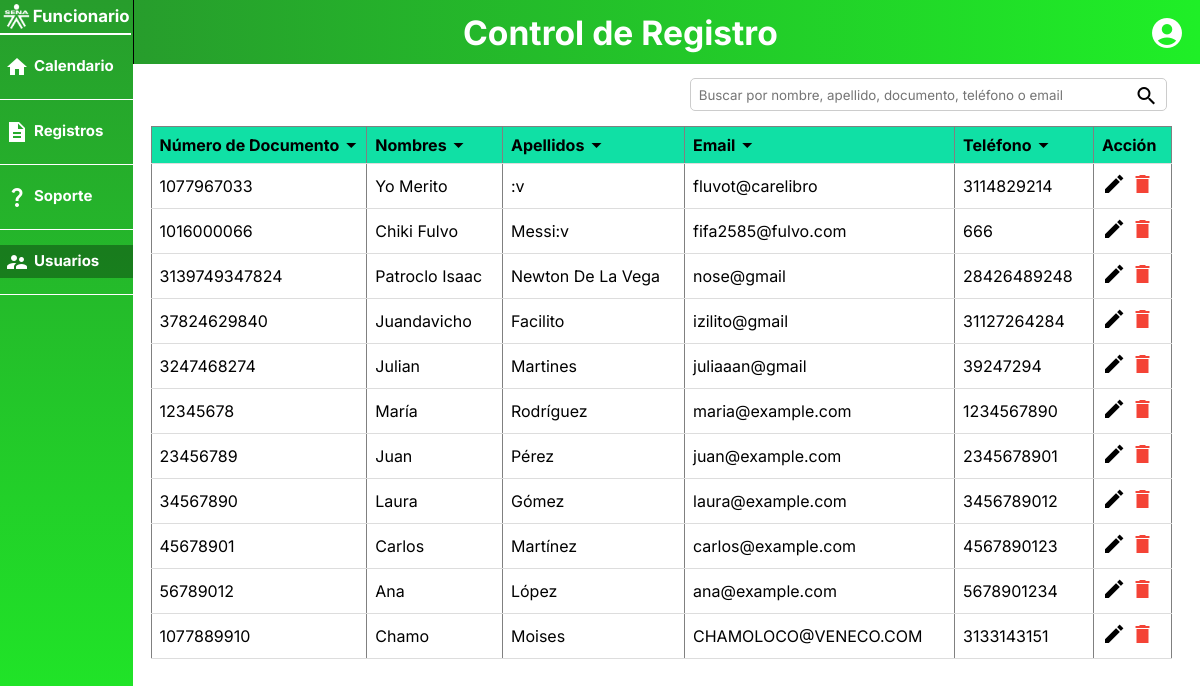
The page /views/funcionario/UsuariosData.php (signed in) on the database as committed earlier.
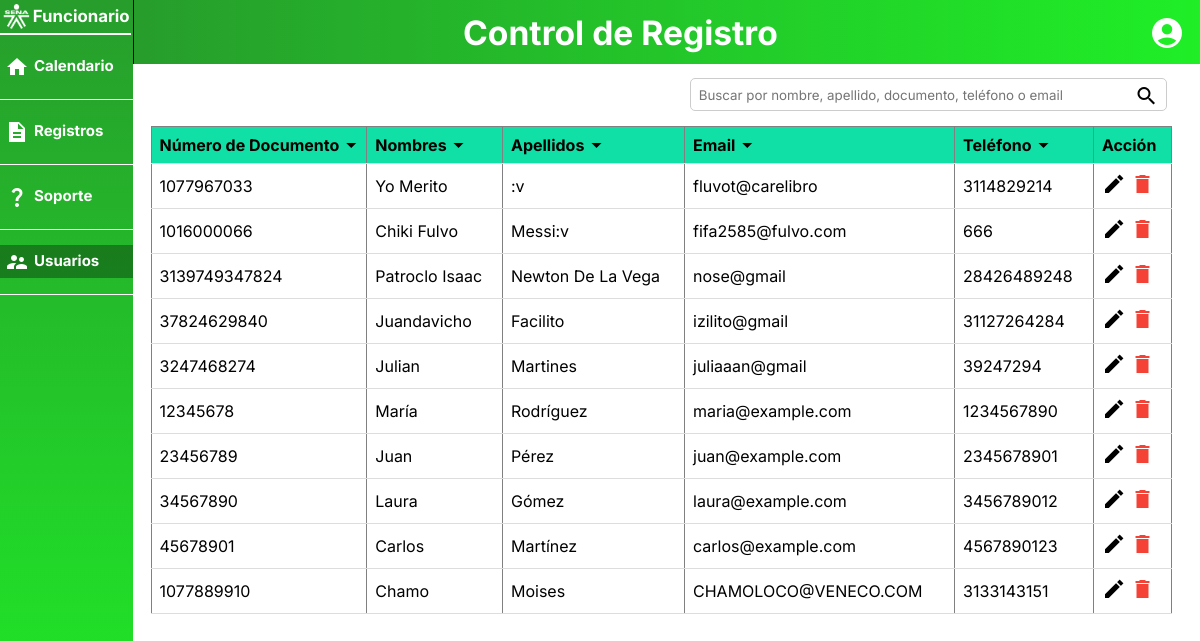
The same page on the database as committed later.
### tables this page shows
CREATE TABLE `usuarios` (
  `id` int(11) NOT NULL,
  `nombres` varchar(50) NOT NULL,
  `apellidos` varchar(50) NOT NULL,
  `tipo_documento` enum('TI','CC','PP') NOT NULL,
  `numero_documento` varchar(20) NOT NULL,
  `telefono` bigint(20) DEFAULT NULL,
  `email` varchar(50) DEFAULT NULL,
  `contrasena` varchar(50) NOT NULL,
  `huella` varbinary(50) DEFAULT NULL,
  `codigo` int(50) DEFAULT NULL,
  `eps` varchar(50) DEFAULT NULL,
  `rh` enum('A+','A-','B+','B-','AB+','AB-','O+','O-') DEFAULT NULL,
  `contacto_emergencia` int(20) DEFAULT NULL,
  `enfermedades` varchar(100) DEFAULT NULL,
  `alergias` varchar(100) DEFAULT NULL
);

### models/Usuarios.php (called while the page is built, shortened)
<?php
class Usuarios
{
    private $conectarse;
    public function __construct(){
        $this->conectarse = new ConectorBD();
    }
    public function search($searchTerm)
    {
        $conexion = $this->conectarse->conexion;
        $cadenaSql = "SELECT *
                   FROM usuarios
                      WHERE numero_documento LIKE ?
                      OR nombres LIKE ?
                      OR apellidos LIKE ?
                      OR telefono LIKE ?
                      OR email LIKE ?";
        $stmt = $conexion->prepare($cadenaSql);
        $searchTerm = "%$searchTerm%";
        $stmt->bind_param('sssss', $searchTerm, $searchTerm, $searchTerm, $searchTerm, $searchTerm);
        $stmt->execute();
        return $stmt->get_result()->fetch_all(MYSQLI_ASSOC);
    }
}

### controllers/usuariosController.php (called while the page is built, shortened)
<?php
require_once __DIR__ . '/../models/Usuarios.php';
class UsuarioController {
    private $usuarioModel;
    public function __construct() {
        $this->usuarioModel = new Usuarios();
    }
public function filtrarUsuarios($searchTerm)
{
    return $this->usuarioModel->search($searchTerm);
}
}

### views/funcionario/UsuariosData.php (the view, shortened to what the changed rows need)
<?php
require_once './controllers/usuariosController.php';
require_once './models/Usuarios.php';
$usuarioController = new UsuarioController();
$usuarios = [];
if (isset($_GET['search'])) {
    $searchTerm = $_GET['search'];
    $usuarios = $usuarioController->filtrarUsuarios($searchTerm);
} else {
    $usuarios = $usuarioController->filtrarUsuarios("");
}
?>
<!DOCTYPE html>
<html lang="en">
<head>
    <link rel="stylesheet" href="./css/funcionario/usuariosData.css" />
</head>
<body>
    <div class="body">
        <main class="main">
            <div class="mainLayout">
                <div class="table-container">
                    <table border="1" id="tabla" class="table">
                        <thead>
                            <tr>
                                <th>Número de Documento<span class="material-icons-sharp">arrow_drop_down</span></th>
                                <th>Nombres<span class="material-icons-sharp">arrow_drop_down</span></th>
                                <th>Apellidos<span class="material-icons-sharp">arrow_drop_down</span></th>
                                <th>Email<span class="material-icons-sharp">arrow_drop_down</span></th>
                                <th>Teléfono<span class="material-icons-sharp">arrow_drop_down</span></th>
                                <th>Acción</th>
                            </tr>
                        </thead>
                        <tbody>
                            <?php foreach ($usuarios as $usuario): ?>
                            <tr>
                                <td>
                                    <?php echo htmlspecialchars($usuario['numero_documento']); ?>
                                </td>
                                <td>
                                    <?php echo htmlspecialchars(ucwords(strtolower($usuario['nombres']))); ?>
                                </td>
                                <td>
                                    <?php echo htmlspecialchars(ucwords(strtolower($usuario['apellidos']))); ?>
                                </td>
                                <td>
                                    <?php echo htmlspecialchars($usuario['email']); ?>
                                </td>
                                <td>
                                    <?php echo htmlspecialchars($usuario['telefono']); ?>
                                </td>
                                <td class="actions">
                                    <button class="editBtn" data-id="<?php echo htmlspecialchars($usuario['id']); ?>">
                                        <span class="material-icons-sharp">edit</span>
                                    </button>
                                    <form method="POST" action="" style="display:inline;"
                                        onsubmit="return confirmDelete(event, '<?=htmlspecialchars($usuario['nombres']);?>', '<?=htmlspecialchars($usuario['apellidos']);?>')">
                                        <button type="submit" class="deleteBtn" data-id="<?=$usuario['id'];?>">
                                            <i class="material-icons-sharp">delete</i>
                                        </button>
                                    </form>
                                </td>
                            </tr>
                            <?php endforeach;?>
                        </tbody>
                    </table>
                </div>
        </main>
    </div>
</body>
</html>

Rows that differ between the two databases and show on the page:
removed usuarios: numero_documento "56789012", nombres "Ana", apellidos "López", email "ana@example.com", telefono "5678901234"
